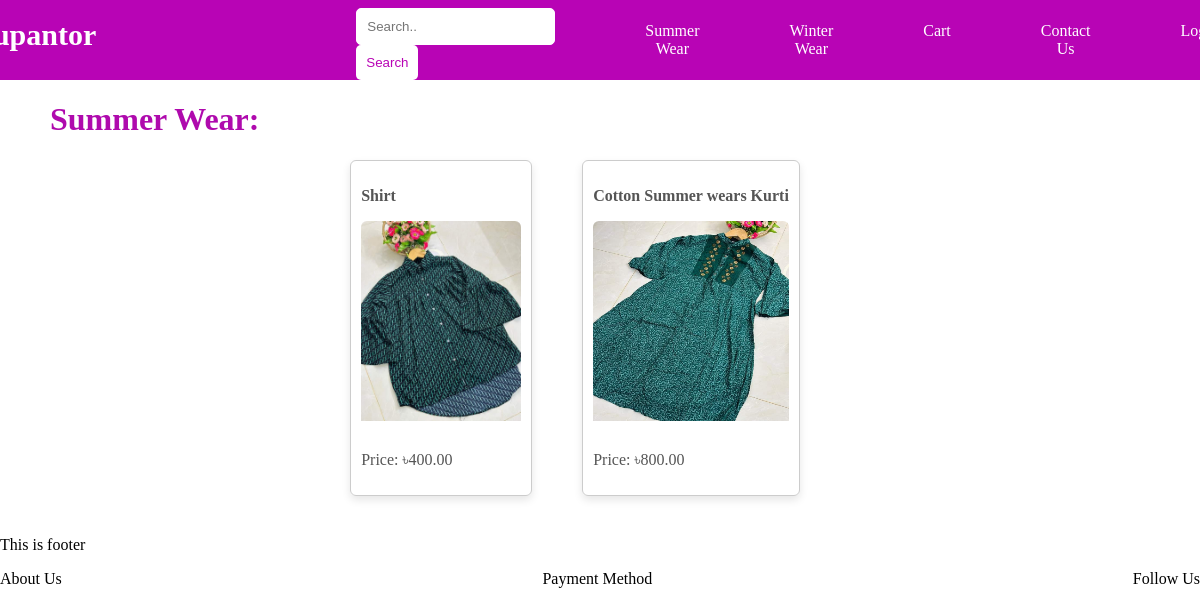
The app's page /summerwear/ with its own data.
### management/models.py (models this page shows, shortened)
class Wears(models.Model):
    categoryChoice = [
        ('SummerWear', 'Summerwear'),
        ('WinterWear', 'Winterwear')
    ]
    productId = models.AutoField(primary_key=True)
    category = models.CharField(max_length=20, choices=categoryChoice)
    productName = models.CharField(max_length=100)
    productColor = models.CharField(max_length=50, null=True)
    productBody = models.CharField(max_length=30, null=True)
    frontLength = models.CharField(max_length=30, null=True)
    backLength = models.CharField(max_length=30, null=True)
    productPrice = models.DecimalField(max_digits=8, decimal_places=2)
    available = models.IntegerField()
    description = models.TextField()
    productImage = models.ImageField(blank=True)

### management/views.py (the view)
# urls.py: path('summerwear/', views.summerwear, name='summerwear'),
def summerwear(request):
    wears = Wears.objects.all().values()
    context = {
        'wears' : wears
    }
    template = loader.get_template('summerwear.html')
    return HttpResponse(template.render(context, request))

### management/templates/summerwear.html (shortened to what this page needs)
<!DOCTYPE html>
<html lang="en">
<head>
</head>
<body>
    {% include 'header.html' %}
    <h1 class="category-title">Summer Wear:</h1>
    <div class="card-container">
        {% for product in wears %}
            {% if product.category == "SummerWear" %}
            <a href="{% url 'product_detail' product_id=product.productId %}" style="text-decoration: none; color: inherit;">
                <div class="card">
                <p><strong>{{ product.productName }}</strong></p>
                    <img src="/media/{{ product.productImage }}" alt="no image">
                    <p>Price: ৳{{ product.productPrice }}</p>
                </div>
            </a>
            {% endif %}
        {% endfor %}
    </div>
    {% include 'footer.html' %}
</body>
</html>

### management/templates/summerwear.html (style rules this page uses)
.category-title { font-size: xx-large; justify-content: center; margin-left: 50px; color: #AF0AAD; }
.card-container { display: flex; justify-content: center; flex-wrap: wrap; margin: 20px 0; }
.card { flex: 0 1 calc(20% - 35px); border: 1px solid #ccc; border-radius: 6px; padding: 10px; margin-right: 50px; margin-bottom: 20px; box-shadow: 0 4px 8px rgba(0, 0, 0, 0.1); transition: box-shadow 0.3s ease; }
.card p { font-size: 16px; color: #555; }
.card img { width: 100%; height: 200px; object-fit: fill; border-radius: 6px 6px 0 0; margin-bottom: 10px; }

### management/templates/header.html (style rules this page uses)
body { margin: 0; }

### records on screen
Wears: productName "Shirt", productImage (picture), productPrice "400.00"
Wears: productName "Cotton Summer wears Kurti", productImage (picture), productPrice "800.00"
